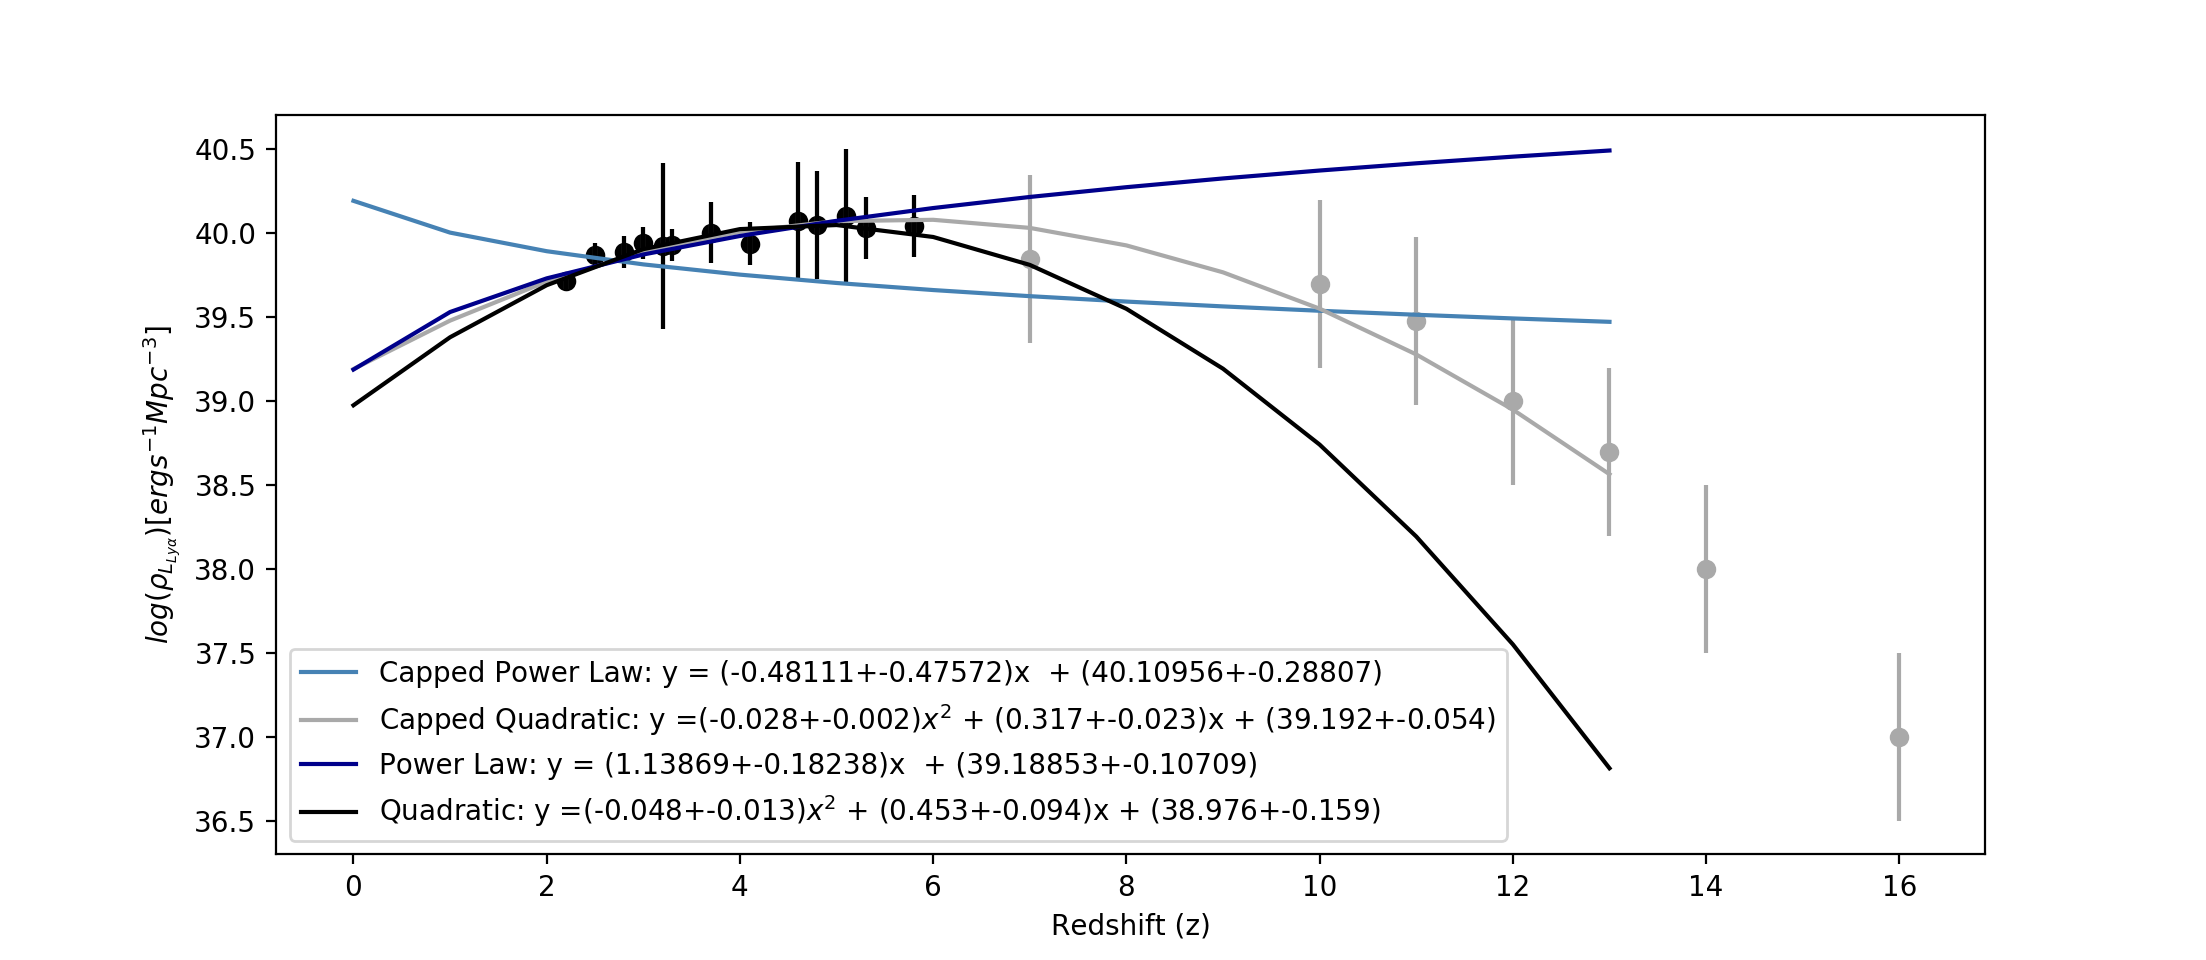

The Python source for this figure:
from scipy.optimize import curve_fit
import numpy as np
import pylab
import matplotlib.pyplot as plt
import math

"""
SC4K data shown in Sobral et al. 2018 table C3

available at: https://arxiv.org/pdf/1712.04451.pdf

returns P_L_Lya
"""

plt.figure("Rho_LLya_4-Plot")

############################################# Power Law
def Function(x,a1,a2):
	return a1*x + a2

xs = pylab.array([2.2,2.5,2.8,3.0,3.2, 3.3, 3.7, 4.1, 4.6, 4.8, 5.1, 5.3, 5.8 ,7,10,11,12,13,14,16])                               
y1 = pylab.array([0.52, 0.74, 0.77, 0.88, 0.84, 0.85, 1.01, 0.87, 1.19, 1.12, 1.27, 1.08, 1.10,.7,0.5,0.3,0.10,0.05,0.01,0.001])  # data from SC4K Sobral 
ys = [math.log10(i*10**40) for i in y1]
xs_log = pylab.array([math.log10(i+1) for i in xs])
y_sigma_up = [0.05, 0.08, 0.1, 0.1, 0.9, 0.1, 0.2, 0.15, 0.4, 0.37, 0.48, 0.21, 0.21, 0.5 ,0.5,0.5,0.5,0.5, 0.5,0.5]
y_sigma_down =[0.05, 0.07, 0.09, 0.09, 0.09, 0.09, 0.16, 0.11, 0.3, 0.27, 0.32, 0.16, 0.16, 0.5,0.5,0.5,0.5,0.5, 0.5,0.5]
y_sigma = [(y_sigma_up[i]+y_sigma_down[i])/2 for i in range(len(y_sigma_down))]
p2 = pylab.polyfit(xs_log, ys, 1.0)
p1 = pylab.polyfit(xs, ys, 2.0)
p = pylab.poly1d(p2)
params = p.coefficients # initial estimation for parameters

# Proper fit: curvefit uses the function provided and the data with errors to minimise the residuals
pfit, pcov = curve_fit(Function, xs_log,ys,p0=params,sigma=y_sigma)

# Pfit will now contain the paramentes in the format [P_0,Phase0,A_0,Av_mag] (best fit parameters)
# Let's calculate the errors now from the covariance matrix:
error = [] # Empty error array
for i in range(len(pfit)): # Let's sample each individual parameter used
  try:
    error.append(np.absolute(pcov[i][i])**0.5)
  except:
    error.append(0.00)
BFP = pfit  # Best fit parameters
err_BFP = np.array(error) # Errors on best fit parameters

###### Print out the results for the best fit
print ('Power Law: y = (%s+-%s)x  + (%s+-%s)' %(round(BFP[0],5),round(err_BFP[0],5),round(BFP[1],5),round(err_BFP[1],5)))
# Show these on the plot as well

a1, a2, = BFP[0], BFP[1]
xdata = [i for i in range(14)]

def rhoLya(z):
    z = math.log10(1+z)
    return -0.62895*z + 40.19376

densities = [rhoLya(z) for z in xdata]

plt.figure("Rho_LLya_4-Plot")
plt.plot(xdata, densities, color = 'steelblue', label = ('Capped Power Law: y = (%s+-%s)x  + (%s+-%s)' %(round(BFP[0],5),round(err_BFP[0],5),round(BFP[1],5),round(err_BFP[1],5))))




############################################## Quadratic
def Quad(x, a1, a2, a3):
  return a1*x**2 + a2*x + a3

p = pylab.poly1d(p1)
params = p.coefficients # initial estimation for parameters

# Proper fit: curvefit uses the function provided and the data with errors to minimise the residuals
pfit, pcov = curve_fit(Quad, xs,ys,p0=params,sigma=y_sigma)

# Pfit will now contain the paramentes in the format [P_0,Phase0,A_0,Av_mag] (best fit parameters)
# Let's calculate the errors now from the covariance matrix:
error = [] # Empty error array
for i in range(len(pfit)): # Let's sample each individual parameter used
  try:
    error.append(np.absolute(pcov[i][i])**0.5)
  except:
    error.append(0.00)
BFP = pfit  # Best fit parameters
err_BFP = np.array(error) # Errors on best fit parameters

###### Print out the results for the best fit
print ('Quadratic: y = (%s+-%s)$x^2$ + (%s+-%s)x + (%s+-%s)' %(round(BFP[0],5),round(err_BFP[0],5),round(BFP[1],5),round(err_BFP[1],5), round(BFP[2],5),round(err_BFP[2],5)))
# Show these on the plot as well

a1, a2, a3 = BFP[0], BFP[1], BFP[2], 
xdata = [i for i in range(0,14)]
data = [Quad(i,a1,a2, a3) for i in xdata]


plt.figure("Rho_LLya_4-Plot")
plt.scatter(xs, ys, color='darkgrey')
plt.errorbar(xs, ys, yerr=y_sigma, ls = 'none', color='darkgrey')
plt.plot(xdata, data, color='darkgrey', label=('Capped Quadratic: y =(%s+-%s)$x^2$ + (%s+-%s)x + (%s+-%s)' %(round(BFP[0],3),round(err_BFP[0],3),round(BFP[1],3),round(err_BFP[1],3), round(BFP[2],3),round(err_BFP[2],3))))
plt.xlabel(r'$log(z+1)$')
plt.ylabel(r'$log(\rho_{L_{Ly\alpha}})$')





############################################# Power Law

xs = pylab.array([2.2,2.5,2.8,3.0,3.2, 3.3, 3.7, 4.1, 4.6, 4.8, 5.1, 5.3, 5.8])# ,7,10,11,12,13,14,16])                               
y1 = pylab.array([0.52, 0.74, 0.77, 0.88, 0.84, 0.85, 1.01, 0.87, 1.19, 1.12, 1.27, 1.08, 1.10]) #,.7,0.5,0.3,0.10,0.05,0.01,0.001])  # data from SC4K Sobral 
ys = [math.log10(i*10**40) for i in y1]
xs_log = pylab.array([math.log10(i+1) for i in xs])
y_sigma_up = [0.05, 0.08, 0.1, 0.1, 0.9, 0.1, 0.2, 0.15, 0.4, 0.37, 0.48, 0.21, 0.21]#, 0.5 ,0.5,0.5,0.5,0.5, 0.5,0.5]
y_sigma_down =[0.05, 0.07, 0.09, 0.09, 0.09, 0.09, 0.16, 0.11, 0.3, 0.27, 0.32, 0.16, 0.16]#, 0.5,0.5,0.5,0.5,0.5, 0.5,0.5]
y_sigma = [(y_sigma_up[i]+y_sigma_down[i])/2 for i in range(len(y_sigma_down))]
p2 = pylab.polyfit(xs_log, ys, 1.0)
p1 = pylab.polyfit(xs, ys, 2.0)
p = pylab.poly1d(p2)
params = p.coefficients # initial estimation for parameters

# Proper fit: curvefit uses the function provided and the data with errors to minimise the residuals
pfit, pcov = curve_fit(Function, xs_log,ys,p0=params,sigma=y_sigma)

# Pfit will now contain the paramentes in the format [P_0,Phase0,A_0,Av_mag] (best fit parameters)
# Let's calculate the errors now from the covariance matrix:
error = [] # Empty error array
for i in range(len(pfit)): # Let's sample each individual parameter used
  try:
    error.append(np.absolute(pcov[i][i])**0.5)
  except:
    error.append(0.00)
BFP = pfit  # Best fit parameters
err_BFP = np.array(error) # Errors on best fit parameters

###### Print out the results for the best fit
print ('Power Law: y = (%s+-%s)x  + (%s+-%s)' %(round(BFP[0],5),round(err_BFP[0],5),round(BFP[1],5),round(err_BFP[1],5)))
# Show these on the plot as well

a1, a2, = BFP[0], BFP[1]
xdata = [i for i in range(14)]

def rhoLya_uncapped(z):
    z = math.log10(1+z)
    return 1.13869*z + 39.18853

densities = [rhoLya_uncapped(z) for z in xdata]

plt.figure("Rho_LLya_4-Plot")
plt.plot(xdata, densities, color = 'darkblue', label = ('Power Law: y = (%s+-%s)x  + (%s+-%s)' %(round(BFP[0],5),round(err_BFP[0],5),round(BFP[1],5),round(err_BFP[1],5))))








############################################## Quadratic

p = pylab.poly1d(p1)
params = p.coefficients # initial estimation for parameters

# Proper fit: curvefit uses the function provided and the data with errors to minimise the residuals
pfit, pcov = curve_fit(Quad, xs,ys,p0=params,sigma=y_sigma)

# Pfit will now contain the paramentes in the format [P_0,Phase0,A_0,Av_mag] (best fit parameters)
# Let's calculate the errors now from the covariance matrix:
error = [] # Empty error array
for i in range(len(pfit)): # Let's sample each individual parameter used
  try:
    error.append(np.absolute(pcov[i][i])**0.5)
  except:
    error.append(0.00)
BFP = pfit  # Best fit parameters
err_BFP = np.array(error) # Errors on best fit parameters

###### Print out the results for the best fit
print ('Quadratic: y = (%s+-%s)$x^2$ + (%s+-%s)x + (%s+-%s)' %(round(BFP[0],5),round(err_BFP[0],5),round(BFP[1],5),round(err_BFP[1],5), round(BFP[2],5),round(err_BFP[2],5)))
# Show these on the plot as well

a1, a2, a3 = BFP[0], BFP[1], BFP[2], 
xdata = [i for i in range(0,14)]
data = [Quad(i,a1,a2, a3) for i in xdata]


plt.figure("Rho_LLya_4-Plot")
plt.scatter(xs, ys, color='black')
plt.errorbar(xs, ys, yerr=y_sigma, ls = 'none', color='black')
plt.plot(xdata, data, color='black', label=('Quadratic: y =(%s+-%s)$x^2$ + (%s+-%s)x + (%s+-%s)' %(round(BFP[0],3),round(err_BFP[0],3),round(BFP[1],3),round(err_BFP[1],3), round(BFP[2],3),round(err_BFP[2],3))))
plt.xlabel(r'Redshift (z)')
plt.ylabel(r'$log(\rho_{L_{Ly\alpha}})[erg s^{−1} Mpc^{−3}]$')
plt.legend()
plt.show()
